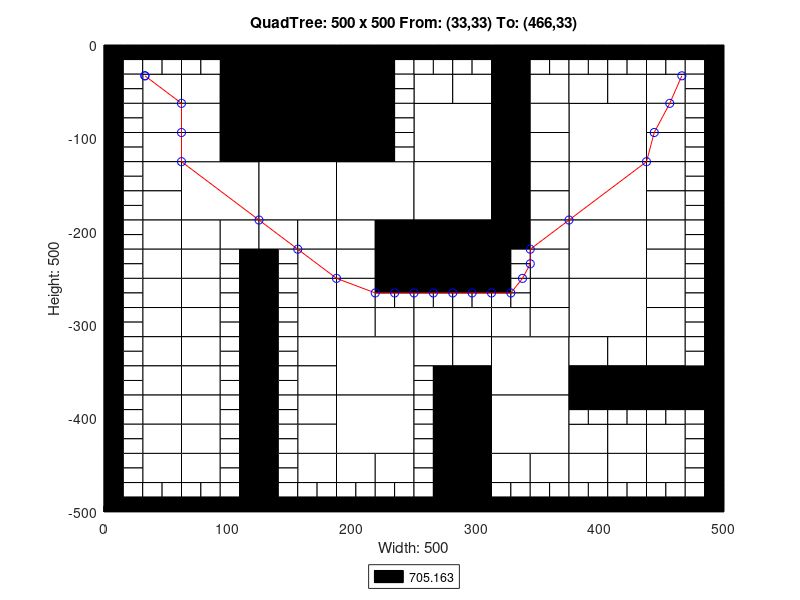

Reproduce this figure in MATLAB.
axis([0 500 -500 0]);
title('QuadTree: 500 x 500 From: (33,33) To: (466,33)');
xlabel('Width: 500');
ylabel('Height: 500');
rectangle('Position',[125 -62.5 62.5 62.5], 'FaceColor',[0 0 0]);
rectangle('Position',[125 -125 62.5 62.5], 'FaceColor',[0 0 0]);
rectangle('Position',[62.5 -187.5 62.5 62.5], 'FaceColor',[1 1 1]);
rectangle('Position',[125 -187.5 62.5 62.5], 'FaceColor',[1 1 1]);
rectangle('Position',[187.5 -187.5 62.5 62.5], 'FaceColor',[1 1 1]);
rectangle('Position',[250 -125 62.5 62.5], 'FaceColor',[1 1 1]);
rectangle('Position',[375 -125 62.5 62.5], 'FaceColor',[1 1 1]);
rectangle('Position',[250 -187.5 62.5 62.5], 'FaceColor',[1 1 1]);
rectangle('Position',[250 -250 62.5 62.5], 'FaceColor',[0 0 0]);
rectangle('Position',[375 -187.5 62.5 62.5], 'FaceColor',[1 1 1]);
rectangle('Position',[375 -250 62.5 62.5], 'FaceColor',[1 1 1]);
rectangle('Position',[187.5 -375 62.5 62.5], 'FaceColor',[1 1 1]);
rectangle('Position',[187.5 -437.5 62.5 62.5], 'FaceColor',[1 1 1]);
rectangle('Position',[312.5 -375 62.5 62.5], 'FaceColor',[1 1 1]);
rectangle('Position',[375 -312.5 62.5 62.5], 'FaceColor',[1 1 1]);
rectangle('Position',[312.5 -437.5 62.5 62.5], 'FaceColor',[1 1 1]);
rectangle('Position',[31.25 -62.5 31.25 31.25], 'FaceColor',[1 1 1]);
rectangle('Position',[93.75 -31.25 31.25 31.25], 'FaceColor',[0 0 0]);
rectangle('Position',[62.5 -62.5 31.25 31.25], 'FaceColor',[1 1 1]);
rectangle('Position',[93.75 -62.5 31.25 31.25], 'FaceColor',[0 0 0]);
rectangle('Position',[31.25 -93.75 31.25 31.25], 'FaceColor',[1 1 1]);
rectangle('Position',[31.25 -125 31.25 31.25], 'FaceColor',[1 1 1]);
rectangle('Position',[62.5 -93.75 31.25 31.25], 'FaceColor',[1 1 1]);
rectangle('Position',[93.75 -93.75 31.25 31.25], 'FaceColor',[0 0 0]);
rectangle('Position',[62.5 -125 31.25 31.25], 'FaceColor',[1 1 1]);
rectangle('Position',[93.75 -125 31.25 31.25], 'FaceColor',[0 0 0]);
rectangle('Position',[187.5 -31.25 31.25 31.25], 'FaceColor',[0 0 0]);
rectangle('Position',[187.5 -62.5 31.25 31.25], 'FaceColor',[0 0 0]);
rectangle('Position',[187.5 -93.75 31.25 31.25], 'FaceColor',[0 0 0]);
rectangle('Position',[187.5 -125 31.25 31.25], 'FaceColor',[0 0 0]);
rectangle('Position',[31.25 -156.25 31.25 31.25], 'FaceColor',[1 1 1]);
rectangle('Position',[31.25 -187.5 31.25 31.25], 'FaceColor',[1 1 1]);
rectangle('Position',[31.25 -218.75 31.25 31.25], 'FaceColor',[1 1 1]);
rectangle('Position',[31.25 -250 31.25 31.25], 'FaceColor',[1 1 1]);
rectangle('Position',[62.5 -218.75 31.25 31.25], 'FaceColor',[1 1 1]);
rectangle('Position',[93.75 -218.75 31.25 31.25], 'FaceColor',[1 1 1]);
rectangle('Position',[62.5 -250 31.25 31.25], 'FaceColor',[1 1 1]);
rectangle('Position',[125 -218.75 31.25 31.25], 'FaceColor',[1 1 1]);
rectangle('Position',[156.25 -218.75 31.25 31.25], 'FaceColor',[1 1 1]);
rectangle('Position',[156.25 -250 31.25 31.25], 'FaceColor',[1 1 1]);
rectangle('Position',[187.5 -218.75 31.25 31.25], 'FaceColor',[1 1 1]);
rectangle('Position',[218.75 -218.75 31.25 31.25], 'FaceColor',[0 0 0]);
rectangle('Position',[187.5 -250 31.25 31.25], 'FaceColor',[1 1 1]);
rectangle('Position',[218.75 -250 31.25 31.25], 'FaceColor',[0 0 0]);
rectangle('Position',[250 -62.5 31.25 31.25], 'FaceColor',[1 1 1]);
rectangle('Position',[281.25 -62.5 31.25 31.25], 'FaceColor',[1 1 1]);
rectangle('Position',[312.5 -31.25 31.25 31.25], 'FaceColor',[0 0 0]);
rectangle('Position',[312.5 -62.5 31.25 31.25], 'FaceColor',[0 0 0]);
rectangle('Position',[343.75 -62.5 31.25 31.25], 'FaceColor',[1 1 1]);
rectangle('Position',[312.5 -93.75 31.25 31.25], 'FaceColor',[0 0 0]);
rectangle('Position',[343.75 -93.75 31.25 31.25], 'FaceColor',[1 1 1]);
rectangle('Position',[312.5 -125 31.25 31.25], 'FaceColor',[0 0 0]);
rectangle('Position',[343.75 -125 31.25 31.25], 'FaceColor',[1 1 1]);
rectangle('Position',[375 -62.5 31.25 31.25], 'FaceColor',[1 1 1]);
rectangle('Position',[406.25 -62.5 31.25 31.25], 'FaceColor',[1 1 1]);
rectangle('Position',[437.5 -62.5 31.25 31.25], 'FaceColor',[1 1 1]);
rectangle('Position',[437.5 -93.75 31.25 31.25], 'FaceColor',[1 1 1]);
rectangle('Position',[437.5 -125 31.25 31.25], 'FaceColor',[1 1 1]);
rectangle('Position',[312.5 -156.25 31.25 31.25], 'FaceColor',[0 0 0]);
rectangle('Position',[343.75 -156.25 31.25 31.25], 'FaceColor',[1 1 1]);
rectangle('Position',[312.5 -187.5 31.25 31.25], 'FaceColor',[0 0 0]);
rectangle('Position',[343.75 -187.5 31.25 31.25], 'FaceColor',[1 1 1]);
rectangle('Position',[312.5 -218.75 31.25 31.25], 'FaceColor',[0 0 0]);
rectangle('Position',[343.75 -218.75 31.25 31.25], 'FaceColor',[1 1 1]);
rectangle('Position',[343.75 -250 31.25 31.25], 'FaceColor',[1 1 1]);
rectangle('Position',[437.5 -156.25 31.25 31.25], 'FaceColor',[1 1 1]);
rectangle('Position',[437.5 -187.5 31.25 31.25], 'FaceColor',[1 1 1]);
rectangle('Position',[437.5 -218.75 31.25 31.25], 'FaceColor',[1 1 1]);
rectangle('Position',[437.5 -250 31.25 31.25], 'FaceColor',[1 1 1]);
rectangle('Position',[31.25 -281.25 31.25 31.25], 'FaceColor',[1 1 1]);
rectangle('Position',[31.25 -312.5 31.25 31.25], 'FaceColor',[1 1 1]);
rectangle('Position',[62.5 -281.25 31.25 31.25], 'FaceColor',[1 1 1]);
rectangle('Position',[62.5 -312.5 31.25 31.25], 'FaceColor',[1 1 1]);
rectangle('Position',[31.25 -343.75 31.25 31.25], 'FaceColor',[1 1 1]);
rectangle('Position',[31.25 -375 31.25 31.25], 'FaceColor',[1 1 1]);
rectangle('Position',[62.5 -343.75 31.25 31.25], 'FaceColor',[1 1 1]);
rectangle('Position',[62.5 -375 31.25 31.25], 'FaceColor',[1 1 1]);
rectangle('Position',[156.25 -281.25 31.25 31.25], 'FaceColor',[1 1 1]);
rectangle('Position',[156.25 -312.5 31.25 31.25], 'FaceColor',[1 1 1]);
rectangle('Position',[187.5 -281.25 31.25 31.25], 'FaceColor',[1 1 1]);
rectangle('Position',[187.5 -312.5 31.25 31.25], 'FaceColor',[1 1 1]);
rectangle('Position',[218.75 -312.5 31.25 31.25], 'FaceColor',[1 1 1]);
rectangle('Position',[156.25 -343.75 31.25 31.25], 'FaceColor',[1 1 1]);
rectangle('Position',[156.25 -375 31.25 31.25], 'FaceColor',[1 1 1]);
rectangle('Position',[31.25 -406.25 31.25 31.25], 'FaceColor',[1 1 1]);
rectangle('Position',[31.25 -437.5 31.25 31.25], 'FaceColor',[1 1 1]);
rectangle('Position',[62.5 -406.25 31.25 31.25], 'FaceColor',[1 1 1]);
rectangle('Position',[62.5 -437.5 31.25 31.25], 'FaceColor',[1 1 1]);
rectangle('Position',[31.25 -468.75 31.25 31.25], 'FaceColor',[1 1 1]);
rectangle('Position',[62.5 -468.75 31.25 31.25], 'FaceColor',[1 1 1]);
rectangle('Position',[156.25 -406.25 31.25 31.25], 'FaceColor',[1 1 1]);
rectangle('Position',[156.25 -437.5 31.25 31.25], 'FaceColor',[1 1 1]);
rectangle('Position',[156.25 -468.75 31.25 31.25], 'FaceColor',[1 1 1]);
rectangle('Position',[187.5 -468.75 31.25 31.25], 'FaceColor',[1 1 1]);
rectangle('Position',[218.75 -468.75 31.25 31.25], 'FaceColor',[1 1 1]);
rectangle('Position',[250 -312.5 31.25 31.25], 'FaceColor',[1 1 1]);
rectangle('Position',[281.25 -312.5 31.25 31.25], 'FaceColor',[1 1 1]);
rectangle('Position',[343.75 -281.25 31.25 31.25], 'FaceColor',[1 1 1]);
rectangle('Position',[312.5 -312.5 31.25 31.25], 'FaceColor',[1 1 1]);
rectangle('Position',[343.75 -312.5 31.25 31.25], 'FaceColor',[1 1 1]);
rectangle('Position',[250 -343.75 31.25 31.25], 'FaceColor',[1 1 1]);
rectangle('Position',[281.25 -343.75 31.25 31.25], 'FaceColor',[1 1 1]);
rectangle('Position',[281.25 -375 31.25 31.25], 'FaceColor',[0 0 0]);
rectangle('Position',[437.5 -281.25 31.25 31.25], 'FaceColor',[1 1 1]);
rectangle('Position',[437.5 -312.5 31.25 31.25], 'FaceColor',[1 1 1]);
rectangle('Position',[375 -343.75 31.25 31.25], 'FaceColor',[1 1 1]);
rectangle('Position',[406.25 -343.75 31.25 31.25], 'FaceColor',[1 1 1]);
rectangle('Position',[375 -375 31.25 31.25], 'FaceColor',[0 0 0]);
rectangle('Position',[406.25 -375 31.25 31.25], 'FaceColor',[0 0 0]);
rectangle('Position',[437.5 -343.75 31.25 31.25], 'FaceColor',[1 1 1]);
rectangle('Position',[437.5 -375 31.25 31.25], 'FaceColor',[0 0 0]);
rectangle('Position',[468.75 -375 31.25 31.25], 'FaceColor',[0 0 0]);
rectangle('Position',[281.25 -406.25 31.25 31.25], 'FaceColor',[0 0 0]);
rectangle('Position',[281.25 -437.5 31.25 31.25], 'FaceColor',[0 0 0]);
rectangle('Position',[281.25 -468.75 31.25 31.25], 'FaceColor',[0 0 0]);
rectangle('Position',[281.25 -500 31.25 31.25], 'FaceColor',[0 0 0]);
rectangle('Position',[312.5 -468.75 31.25 31.25], 'FaceColor',[1 1 1]);
rectangle('Position',[343.75 -468.75 31.25 31.25], 'FaceColor',[1 1 1]);
rectangle('Position',[375 -437.5 31.25 31.25], 'FaceColor',[1 1 1]);
rectangle('Position',[406.25 -437.5 31.25 31.25], 'FaceColor',[1 1 1]);
rectangle('Position',[437.5 -437.5 31.25 31.25], 'FaceColor',[1 1 1]);
rectangle('Position',[375 -468.75 31.25 31.25], 'FaceColor',[1 1 1]);
rectangle('Position',[406.25 -468.75 31.25 31.25], 'FaceColor',[1 1 1]);
rectangle('Position',[437.5 -468.75 31.25 31.25], 'FaceColor',[1 1 1]);
rectangle('Position',[0 -15.625 15.625 15.625], 'FaceColor',[0 0 0]);
rectangle('Position',[15.625 -15.625 15.625 15.625], 'FaceColor',[0 0 0]);
rectangle('Position',[0 -31.25 15.625 15.625], 'FaceColor',[0 0 0]);
rectangle('Position',[15.625 -31.25 15.625 15.625], 'FaceColor',[1 1 1]);
rectangle('Position',[31.25 -15.625 15.625 15.625], 'FaceColor',[0 0 0]);
rectangle('Position',[46.875 -15.625 15.625 15.625], 'FaceColor',[0 0 0]);
rectangle('Position',[31.25 -31.25 15.625 15.625], 'FaceColor',[1 1 1]);
rectangle('Position',[46.875 -31.25 15.625 15.625], 'FaceColor',[1 1 1]);
rectangle('Position',[0 -46.875 15.625 15.625], 'FaceColor',[0 0 0]);
rectangle('Position',[15.625 -46.875 15.625 15.625], 'FaceColor',[1 1 1]);
rectangle('Position',[0 -62.5 15.625 15.625], 'FaceColor',[0 0 0]);
rectangle('Position',[15.625 -62.5 15.625 15.625], 'FaceColor',[1 1 1]);
rectangle('Position',[62.5 -15.625 15.625 15.625], 'FaceColor',[0 0 0]);
rectangle('Position',[78.125 -15.625 15.625 15.625], 'FaceColor',[0 0 0]);
rectangle('Position',[62.5 -31.25 15.625 15.625], 'FaceColor',[1 1 1]);
rectangle('Position',[78.125 -31.25 15.625 15.625], 'FaceColor',[1 1 1]);
rectangle('Position',[0 -78.125 15.625 15.625], 'FaceColor',[0 0 0]);
rectangle('Position',[15.625 -78.125 15.625 15.625], 'FaceColor',[1 1 1]);
rectangle('Position',[0 -93.75 15.625 15.625], 'FaceColor',[0 0 0]);
rectangle('Position',[15.625 -93.75 15.625 15.625], 'FaceColor',[1 1 1]);
rectangle('Position',[0 -109.375 15.625 15.625], 'FaceColor',[0 0 0]);
rectangle('Position',[15.625 -109.375 15.625 15.625], 'FaceColor',[1 1 1]);
rectangle('Position',[0 -125 15.625 15.625], 'FaceColor',[0 0 0]);
rectangle('Position',[15.625 -125 15.625 15.625], 'FaceColor',[1 1 1]);
rectangle('Position',[218.75 -15.625 15.625 15.625], 'FaceColor',[0 0 0]);
rectangle('Position',[234.375 -15.625 15.625 15.625], 'FaceColor',[0 0 0]);
rectangle('Position',[218.75 -31.25 15.625 15.625], 'FaceColor',[0 0 0]);
rectangle('Position',[234.375 -31.25 15.625 15.625], 'FaceColor',[1 1 1]);
rectangle('Position',[218.75 -46.875 15.625 15.625], 'FaceColor',[0 0 0]);
rectangle('Position',[234.375 -46.875 15.625 15.625], 'FaceColor',[1 1 1]);
rectangle('Position',[218.75 -62.5 15.625 15.625], 'FaceColor',[0 0 0]);
rectangle('Position',[234.375 -62.5 15.625 15.625], 'FaceColor',[1 1 1]);
rectangle('Position',[218.75 -78.125 15.625 15.625], 'FaceColor',[0 0 0]);
rectangle('Position',[234.375 -78.125 15.625 15.625], 'FaceColor',[1 1 1]);
rectangle('Position',[218.75 -93.75 15.625 15.625], 'FaceColor',[0 0 0]);
rectangle('Position',[234.375 -93.75 15.625 15.625], 'FaceColor',[1 1 1]);
rectangle('Position',[218.75 -109.375 15.625 15.625], 'FaceColor',[0 0 0]);
rectangle('Position',[234.375 -109.375 15.625 15.625], 'FaceColor',[1 1 1]);
rectangle('Position',[218.75 -125 15.625 15.625], 'FaceColor',[0 0 0]);
rectangle('Position',[234.375 -125 15.625 15.625], 'FaceColor',[1 1 1]);
rectangle('Position',[0 -140.625 15.625 15.625], 'FaceColor',[0 0 0]);
rectangle('Position',[15.625 -140.625 15.625 15.625], 'FaceColor',[1 1 1]);
rectangle('Position',[0 -156.25 15.625 15.625], 'FaceColor',[0 0 0]);
rectangle('Position',[15.625 -156.25 15.625 15.625], 'FaceColor',[1 1 1]);
rectangle('Position',[0 -171.875 15.625 15.625], 'FaceColor',[0 0 0]);
rectangle('Position',[15.625 -171.875 15.625 15.625], 'FaceColor',[1 1 1]);
rectangle('Position',[0 -187.5 15.625 15.625], 'FaceColor',[0 0 0]);
rectangle('Position',[15.625 -187.5 15.625 15.625], 'FaceColor',[1 1 1]);
rectangle('Position',[0 -203.125 15.625 15.625], 'FaceColor',[0 0 0]);
rectangle('Position',[15.625 -203.125 15.625 15.625], 'FaceColor',[1 1 1]);
rectangle('Position',[0 -218.75 15.625 15.625], 'FaceColor',[0 0 0]);
rectangle('Position',[15.625 -218.75 15.625 15.625], 'FaceColor',[1 1 1]);
rectangle('Position',[0 -234.375 15.625 15.625], 'FaceColor',[0 0 0]);
rectangle('Position',[15.625 -234.375 15.625 15.625], 'FaceColor',[1 1 1]);
rectangle('Position',[0 -250 15.625 15.625], 'FaceColor',[0 0 0]);
rectangle('Position',[15.625 -250 15.625 15.625], 'FaceColor',[1 1 1]);
rectangle('Position',[93.75 -234.375 15.625 15.625], 'FaceColor',[1 1 1]);
rectangle('Position',[109.375 -234.375 15.625 15.625], 'FaceColor',[0 0 0]);
rectangle('Position',[93.75 -250 15.625 15.625], 'FaceColor',[1 1 1]);
rectangle('Position',[109.375 -250 15.625 15.625], 'FaceColor',[0 0 0]);
rectangle('Position',[125 -234.375 15.625 15.625], 'FaceColor',[0 0 0]);
rectangle('Position',[140.625 -234.375 15.625 15.625], 'FaceColor',[1 1 1]);
rectangle('Position',[125 -250 15.625 15.625], 'FaceColor',[0 0 0]);
rectangle('Position',[140.625 -250 15.625 15.625], 'FaceColor',[1 1 1]);
rectangle('Position',[250 -15.625 15.625 15.625], 'FaceColor',[0 0 0]);
rectangle('Position',[265.625 -15.625 15.625 15.625], 'FaceColor',[0 0 0]);
rectangle('Position',[250 -31.25 15.625 15.625], 'FaceColor',[1 1 1]);
rectangle('Position',[265.625 -31.25 15.625 15.625], 'FaceColor',[1 1 1]);
rectangle('Position',[281.25 -15.625 15.625 15.625], 'FaceColor',[0 0 0]);
rectangle('Position',[296.875 -15.625 15.625 15.625], 'FaceColor',[0 0 0]);
rectangle('Position',[281.25 -31.25 15.625 15.625], 'FaceColor',[1 1 1]);
rectangle('Position',[296.875 -31.25 15.625 15.625], 'FaceColor',[1 1 1]);
rectangle('Position',[343.75 -15.625 15.625 15.625], 'FaceColor',[0 0 0]);
rectangle('Position',[359.375 -15.625 15.625 15.625], 'FaceColor',[0 0 0]);
rectangle('Position',[343.75 -31.25 15.625 15.625], 'FaceColor',[1 1 1]);
rectangle('Position',[359.375 -31.25 15.625 15.625], 'FaceColor',[1 1 1]);
rectangle('Position',[375 -15.625 15.625 15.625], 'FaceColor',[0 0 0]);
rectangle('Position',[390.625 -15.625 15.625 15.625], 'FaceColor',[0 0 0]);
rectangle('Position',[375 -31.25 15.625 15.625], 'FaceColor',[1 1 1]);
rectangle('Position',[390.625 -31.25 15.625 15.625], 'FaceColor',[1 1 1]);
rectangle('Position',[406.25 -15.625 15.625 15.625], 'FaceColor',[0 0 0]);
rectangle('Position',[421.875 -15.625 15.625 15.625], 'FaceColor',[0 0 0]);
rectangle('Position',[406.25 -31.25 15.625 15.625], 'FaceColor',[1 1 1]);
rectangle('Position',[421.875 -31.25 15.625 15.625], 'FaceColor',[1 1 1]);
rectangle('Position',[437.5 -15.625 15.625 15.625], 'FaceColor',[0 0 0]);
rectangle('Position',[453.125 -15.625 15.625 15.625], 'FaceColor',[0 0 0]);
rectangle('Position',[437.5 -31.25 15.625 15.625], 'FaceColor',[1 1 1]);
rectangle('Position',[453.125 -31.25 15.625 15.625], 'FaceColor',[1 1 1]);
rectangle('Position',[468.75 -15.625 15.625 15.625], 'FaceColor',[0 0 0]);
rectangle('Position',[484.375 -15.625 15.625 15.625], 'FaceColor',[0 0 0]);
rectangle('Position',[468.75 -31.25 15.625 15.625], 'FaceColor',[1 1 1]);
rectangle('Position',[484.375 -31.25 15.625 15.625], 'FaceColor',[0 0 0]);
rectangle('Position',[468.75 -46.875 15.625 15.625], 'FaceColor',[1 1 1]);
rectangle('Position',[484.375 -46.875 15.625 15.625], 'FaceColor',[0 0 0]);
rectangle('Position',[468.75 -62.5 15.625 15.625], 'FaceColor',[1 1 1]);
rectangle('Position',[484.375 -62.5 15.625 15.625], 'FaceColor',[0 0 0]);
rectangle('Position',[468.75 -78.125 15.625 15.625], 'FaceColor',[1 1 1]);
rectangle('Position',[484.375 -78.125 15.625 15.625], 'FaceColor',[0 0 0]);
rectangle('Position',[468.75 -93.75 15.625 15.625], 'FaceColor',[1 1 1]);
rectangle('Position',[484.375 -93.75 15.625 15.625], 'FaceColor',[0 0 0]);
rectangle('Position',[468.75 -109.375 15.625 15.625], 'FaceColor',[1 1 1]);
rectangle('Position',[484.375 -109.375 15.625 15.625], 'FaceColor',[0 0 0]);
rectangle('Position',[468.75 -125 15.625 15.625], 'FaceColor',[1 1 1]);
rectangle('Position',[484.375 -125 15.625 15.625], 'FaceColor',[0 0 0]);
rectangle('Position',[312.5 -234.375 15.625 15.625], 'FaceColor',[0 0 0]);
rectangle('Position',[328.125 -234.375 15.625 15.625], 'FaceColor',[1 1 1]);
rectangle('Position',[312.5 -250 15.625 15.625], 'FaceColor',[0 0 0]);
rectangle('Position',[328.125 -250 15.625 15.625], 'FaceColor',[1 1 1]);
rectangle('Position',[468.75 -140.625 15.625 15.625], 'FaceColor',[1 1 1]);
rectangle('Position',[484.375 -140.625 15.625 15.625], 'FaceColor',[0 0 0]);
rectangle('Position',[468.75 -156.25 15.625 15.625], 'FaceColor',[1 1 1]);
rectangle('Position',[484.375 -156.25 15.625 15.625], 'FaceColor',[0 0 0]);
rectangle('Position',[468.75 -171.875 15.625 15.625], 'FaceColor',[1 1 1]);
rectangle('Position',[484.375 -171.875 15.625 15.625], 'FaceColor',[0 0 0]);
rectangle('Position',[468.75 -187.5 15.625 15.625], 'FaceColor',[1 1 1]);
rectangle('Position',[484.375 -187.5 15.625 15.625], 'FaceColor',[0 0 0]);
rectangle('Position',[468.75 -203.125 15.625 15.625], 'FaceColor',[1 1 1]);
rectangle('Position',[484.375 -203.125 15.625 15.625], 'FaceColor',[0 0 0]);
rectangle('Position',[468.75 -218.75 15.625 15.625], 'FaceColor',[1 1 1]);
rectangle('Position',[484.375 -218.75 15.625 15.625], 'FaceColor',[0 0 0]);
rectangle('Position',[468.75 -234.375 15.625 15.625], 'FaceColor',[1 1 1]);
rectangle('Position',[484.375 -234.375 15.625 15.625], 'FaceColor',[0 0 0]);
rectangle('Position',[468.75 -250 15.625 15.625], 'FaceColor',[1 1 1]);
rectangle('Position',[484.375 -250 15.625 15.625], 'FaceColor',[0 0 0]);
rectangle('Position',[0 -265.625 15.625 15.625], 'FaceColor',[0 0 0]);
rectangle('Position',[15.625 -265.625 15.625 15.625], 'FaceColor',[1 1 1]);
rectangle('Position',[0 -281.25 15.625 15.625], 'FaceColor',[0 0 0]);
rectangle('Position',[15.625 -281.25 15.625 15.625], 'FaceColor',[1 1 1]);
rectangle('Position',[0 -296.875 15.625 15.625], 'FaceColor',[0 0 0]);
rectangle('Position',[15.625 -296.875 15.625 15.625], 'FaceColor',[1 1 1]);
rectangle('Position',[0 -312.5 15.625 15.625], 'FaceColor',[0 0 0]);
rectangle('Position',[15.625 -312.5 15.625 15.625], 'FaceColor',[1 1 1]);
rectangle('Position',[93.75 -265.625 15.625 15.625], 'FaceColor',[1 1 1]);
rectangle('Position',[109.375 -265.625 15.625 15.625], 'FaceColor',[0 0 0]);
rectangle('Position',[93.75 -281.25 15.625 15.625], 'FaceColor',[1 1 1]);
rectangle('Position',[109.375 -281.25 15.625 15.625], 'FaceColor',[0 0 0]);
rectangle('Position',[93.75 -296.875 15.625 15.625], 'FaceColor',[1 1 1]);
rectangle('Position',[109.375 -296.875 15.625 15.625], 'FaceColor',[0 0 0]);
rectangle('Position',[93.75 -312.5 15.625 15.625], 'FaceColor',[1 1 1]);
rectangle('Position',[109.375 -312.5 15.625 15.625], 'FaceColor',[0 0 0]);
rectangle('Position',[0 -328.125 15.625 15.625], 'FaceColor',[0 0 0]);
rectangle('Position',[15.625 -328.125 15.625 15.625], 'FaceColor',[1 1 1]);
rectangle('Position',[0 -343.75 15.625 15.625], 'FaceColor',[0 0 0]);
rectangle('Position',[15.625 -343.75 15.625 15.625], 'FaceColor',[1 1 1]);
rectangle('Position',[0 -359.375 15.625 15.625], 'FaceColor',[0 0 0]);
rectangle('Position',[15.625 -359.375 15.625 15.625], 'FaceColor',[1 1 1]);
rectangle('Position',[0 -375 15.625 15.625], 'FaceColor',[0 0 0]);
rectangle('Position',[15.625 -375 15.625 15.625], 'FaceColor',[1 1 1]);
rectangle('Position',[93.75 -328.125 15.625 15.625], 'FaceColor',[1 1 1]);
rectangle('Position',[109.375 -328.125 15.625 15.625], 'FaceColor',[0 0 0]);
rectangle('Position',[93.75 -343.75 15.625 15.625], 'FaceColor',[1 1 1]);
rectangle('Position',[109.375 -343.75 15.625 15.625], 'FaceColor',[0 0 0]);
rectangle('Position',[93.75 -359.375 15.625 15.625], 'FaceColor',[1 1 1]);
rectangle('Position',[109.375 -359.375 15.625 15.625], 'FaceColor',[0 0 0]);
rectangle('Position',[93.75 -375 15.625 15.625], 'FaceColor',[1 1 1]);
rectangle('Position',[109.375 -375 15.625 15.625], 'FaceColor',[0 0 0]);
rectangle('Position',[125 -265.625 15.625 15.625], 'FaceColor',[0 0 0]);
rectangle('Position',[140.625 -265.625 15.625 15.625], 'FaceColor',[1 1 1]);
rectangle('Position',[125 -281.25 15.625 15.625], 'FaceColor',[0 0 0]);
rectangle('Position',[140.625 -281.25 15.625 15.625], 'FaceColor',[1 1 1]);
rectangle('Position',[125 -296.875 15.625 15.625], 'FaceColor',[0 0 0]);
rectangle('Position',[140.625 -296.875 15.625 15.625], 'FaceColor',[1 1 1]);
rectangle('Position',[125 -312.5 15.625 15.625], 'FaceColor',[0 0 0]);
rectangle('Position',[140.625 -312.5 15.625 15.625], 'FaceColor',[1 1 1]);
rectangle('Position',[218.75 -265.625 15.625 15.625], 'FaceColor',[0 0 0]);
rectangle('Position',[234.375 -265.625 15.625 15.625], 'FaceColor',[0 0 0]);
rectangle('Position',[218.75 -281.25 15.625 15.625], 'FaceColor',[1 1 1]);
rectangle('Position',[234.375 -281.25 15.625 15.625], 'FaceColor',[1 1 1]);
rectangle('Position',[125 -328.125 15.625 15.625], 'FaceColor',[0 0 0]);
rectangle('Position',[140.625 -328.125 15.625 15.625], 'FaceColor',[1 1 1]);
rectangle('Position',[125 -343.75 15.625 15.625], 'FaceColor',[0 0 0]);
rectangle('Position',[140.625 -343.75 15.625 15.625], 'FaceColor',[1 1 1]);
rectangle('Position',[125 -359.375 15.625 15.625], 'FaceColor',[0 0 0]);
rectangle('Position',[140.625 -359.375 15.625 15.625], 'FaceColor',[1 1 1]);
rectangle('Position',[125 -375 15.625 15.625], 'FaceColor',[0 0 0]);
rectangle('Position',[140.625 -375 15.625 15.625], 'FaceColor',[1 1 1]);
rectangle('Position',[0 -390.625 15.625 15.625], 'FaceColor',[0 0 0]);
rectangle('Position',[15.625 -390.625 15.625 15.625], 'FaceColor',[1 1 1]);
rectangle('Position',[0 -406.25 15.625 15.625], 'FaceColor',[0 0 0]);
rectangle('Position',[15.625 -406.25 15.625 15.625], 'FaceColor',[1 1 1]);
rectangle('Position',[0 -421.875 15.625 15.625], 'FaceColor',[0 0 0]);
rectangle('Position',[15.625 -421.875 15.625 15.625], 'FaceColor',[1 1 1]);
rectangle('Position',[0 -437.5 15.625 15.625], 'FaceColor',[0 0 0]);
rectangle('Position',[15.625 -437.5 15.625 15.625], 'FaceColor',[1 1 1]);
rectangle('Position',[93.75 -390.625 15.625 15.625], 'FaceColor',[1 1 1]);
rectangle('Position',[109.375 -390.625 15.625 15.625], 'FaceColor',[0 0 0]);
rectangle('Position',[93.75 -406.25 15.625 15.625], 'FaceColor',[1 1 1]);
rectangle('Position',[109.375 -406.25 15.625 15.625], 'FaceColor',[0 0 0]);
rectangle('Position',[93.75 -421.875 15.625 15.625], 'FaceColor',[1 1 1]);
rectangle('Position',[109.375 -421.875 15.625 15.625], 'FaceColor',[0 0 0]);
rectangle('Position',[93.75 -437.5 15.625 15.625], 'FaceColor',[1 1 1]);
rectangle('Position',[109.375 -437.5 15.625 15.625], 'FaceColor',[0 0 0]);
rectangle('Position',[0 -453.125 15.625 15.625], 'FaceColor',[0 0 0]);
rectangle('Position',[15.625 -453.125 15.625 15.625], 'FaceColor',[1 1 1]);
rectangle('Position',[0 -468.75 15.625 15.625], 'FaceColor',[0 0 0]);
rectangle('Position',[15.625 -468.75 15.625 15.625], 'FaceColor',[1 1 1]);
rectangle('Position',[0 -484.375 15.625 15.625], 'FaceColor',[0 0 0]);
rectangle('Position',[15.625 -484.375 15.625 15.625], 'FaceColor',[1 1 1]);
rectangle('Position',[0 -500 15.625 15.625], 'FaceColor',[0 0 0]);
rectangle('Position',[15.625 -500 15.625 15.625], 'FaceColor',[0 0 0]);
rectangle('Position',[31.25 -484.375 15.625 15.625], 'FaceColor',[1 1 1]);
rectangle('Position',[46.875 -484.375 15.625 15.625], 'FaceColor',[1 1 1]);
rectangle('Position',[31.25 -500 15.625 15.625], 'FaceColor',[0 0 0]);
rectangle('Position',[46.875 -500 15.625 15.625], 'FaceColor',[0 0 0]);
rectangle('Position',[93.75 -453.125 15.625 15.625], 'FaceColor',[1 1 1]);
rectangle('Position',[109.375 -453.125 15.625 15.625], 'FaceColor',[0 0 0]);
rectangle('Position',[93.75 -468.75 15.625 15.625], 'FaceColor',[1 1 1]);
rectangle('Position',[109.375 -468.75 15.625 15.625], 'FaceColor',[0 0 0]);
rectangle('Position',[62.5 -484.375 15.625 15.625], 'FaceColor',[1 1 1]);
rectangle('Position',[78.125 -484.375 15.625 15.625], 'FaceColor',[1 1 1]);
rectangle('Position',[62.5 -500 15.625 15.625], 'FaceColor',[0 0 0]);
rectangle('Position',[78.125 -500 15.625 15.625], 'FaceColor',[0 0 0]);
rectangle('Position',[93.75 -484.375 15.625 15.625], 'FaceColor',[1 1 1]);
rectangle('Position',[109.375 -484.375 15.625 15.625], 'FaceColor',[0 0 0]);
rectangle('Position',[93.75 -500 15.625 15.625], 'FaceColor',[0 0 0]);
rectangle('Position',[109.375 -500 15.625 15.625], 'FaceColor',[0 0 0]);
rectangle('Position',[125 -390.625 15.625 15.625], 'FaceColor',[0 0 0]);
rectangle('Position',[140.625 -390.625 15.625 15.625], 'FaceColor',[1 1 1]);
rectangle('Position',[125 -406.25 15.625 15.625], 'FaceColor',[0 0 0]);
rectangle('Position',[140.625 -406.25 15.625 15.625], 'FaceColor',[1 1 1]);
rectangle('Position',[125 -421.875 15.625 15.625], 'FaceColor',[0 0 0]);
rectangle('Position',[140.625 -421.875 15.625 15.625], 'FaceColor',[1 1 1]);
rectangle('Position',[125 -437.5 15.625 15.625], 'FaceColor',[0 0 0]);
rectangle('Position',[140.625 -437.5 15.625 15.625], 'FaceColor',[1 1 1]);
rectangle('Position',[125 -453.125 15.625 15.625], 'FaceColor',[0 0 0]);
rectangle('Position',[140.625 -453.125 15.625 15.625], 'FaceColor',[1 1 1]);
rectangle('Position',[125 -468.75 15.625 15.625], 'FaceColor',[0 0 0]);
rectangle('Position',[140.625 -468.75 15.625 15.625], 'FaceColor',[1 1 1]);
rectangle('Position',[125 -484.375 15.625 15.625], 'FaceColor',[0 0 0]);
rectangle('Position',[140.625 -484.375 15.625 15.625], 'FaceColor',[1 1 1]);
rectangle('Position',[125 -500 15.625 15.625], 'FaceColor',[0 0 0]);
rectangle('Position',[140.625 -500 15.625 15.625], 'FaceColor',[0 0 0]);
rectangle('Position',[156.25 -484.375 15.625 15.625], 'FaceColor',[1 1 1]);
rectangle('Position',[171.875 -484.375 15.625 15.625], 'FaceColor',[1 1 1]);
rectangle('Position',[156.25 -500 15.625 15.625], 'FaceColor',[0 0 0]);
rectangle('Position',[171.875 -500 15.625 15.625], 'FaceColor',[0 0 0]);
rectangle('Position',[187.5 -484.375 15.625 15.625], 'FaceColor',[1 1 1]);
rectangle('Position',[203.125 -484.375 15.625 15.625], 'FaceColor',[1 1 1]);
rectangle('Position',[187.5 -500 15.625 15.625], 'FaceColor',[0 0 0]);
rectangle('Position',[203.125 -500 15.625 15.625], 'FaceColor',[0 0 0]);
rectangle('Position',[218.75 -484.375 15.625 15.625], 'FaceColor',[1 1 1]);
rectangle('Position',[234.375 -484.375 15.625 15.625], 'FaceColor',[1 1 1]);
rectangle('Position',[218.75 -500 15.625 15.625], 'FaceColor',[0 0 0]);
rectangle('Position',[234.375 -500 15.625 15.625], 'FaceColor',[0 0 0]);
rectangle('Position',[250 -265.625 15.625 15.625], 'FaceColor',[0 0 0]);
rectangle('Position',[265.625 -265.625 15.625 15.625], 'FaceColor',[0 0 0]);
rectangle('Position',[250 -281.25 15.625 15.625], 'FaceColor',[1 1 1]);
rectangle('Position',[265.625 -281.25 15.625 15.625], 'FaceColor',[1 1 1]);
rectangle('Position',[281.25 -265.625 15.625 15.625], 'FaceColor',[0 0 0]);
rectangle('Position',[296.875 -265.625 15.625 15.625], 'FaceColor',[0 0 0]);
rectangle('Position',[281.25 -281.25 15.625 15.625], 'FaceColor',[1 1 1]);
rectangle('Position',[296.875 -281.25 15.625 15.625], 'FaceColor',[1 1 1]);
rectangle('Position',[312.5 -265.625 15.625 15.625], 'FaceColor',[0 0 0]);
rectangle('Position',[328.125 -265.625 15.625 15.625], 'FaceColor',[1 1 1]);
rectangle('Position',[312.5 -281.25 15.625 15.625], 'FaceColor',[1 1 1]);
rectangle('Position',[328.125 -281.25 15.625 15.625], 'FaceColor',[1 1 1]);
rectangle('Position',[250 -359.375 15.625 15.625], 'FaceColor',[1 1 1]);
rectangle('Position',[265.625 -359.375 15.625 15.625], 'FaceColor',[0 0 0]);
rectangle('Position',[250 -375 15.625 15.625], 'FaceColor',[1 1 1]);
rectangle('Position',[265.625 -375 15.625 15.625], 'FaceColor',[0 0 0]);
rectangle('Position',[468.75 -265.625 15.625 15.625], 'FaceColor',[1 1 1]);
rectangle('Position',[484.375 -265.625 15.625 15.625], 'FaceColor',[0 0 0]);
rectangle('Position',[468.75 -281.25 15.625 15.625], 'FaceColor',[1 1 1]);
rectangle('Position',[484.375 -281.25 15.625 15.625], 'FaceColor',[0 0 0]);
rectangle('Position',[468.75 -296.875 15.625 15.625], 'FaceColor',[1 1 1]);
rectangle('Position',[484.375 -296.875 15.625 15.625], 'FaceColor',[0 0 0]);
rectangle('Position',[468.75 -312.5 15.625 15.625], 'FaceColor',[1 1 1]);
rectangle('Position',[484.375 -312.5 15.625 15.625], 'FaceColor',[0 0 0]);
rectangle('Position',[468.75 -328.125 15.625 15.625], 'FaceColor',[1 1 1]);
rectangle('Position',[484.375 -328.125 15.625 15.625], 'FaceColor',[0 0 0]);
rectangle('Position',[468.75 -343.75 15.625 15.625], 'FaceColor',[1 1 1]);
rectangle('Position',[484.375 -343.75 15.625 15.625], 'FaceColor',[0 0 0]);
rectangle('Position',[250 -390.625 15.625 15.625], 'FaceColor',[1 1 1]);
rectangle('Position',[265.625 -390.625 15.625 15.625], 'FaceColor',[0 0 0]);
rectangle('Position',[250 -406.25 15.625 15.625], 'FaceColor',[1 1 1]);
rectangle('Position',[265.625 -406.25 15.625 15.625], 'FaceColor',[0 0 0]);
rectangle('Position',[250 -421.875 15.625 15.625], 'FaceColor',[1 1 1]);
rectangle('Position',[265.625 -421.875 15.625 15.625], 'FaceColor',[0 0 0]);
rectangle('Position',[250 -437.5 15.625 15.625], 'FaceColor',[1 1 1]);
rectangle('Position',[265.625 -437.5 15.625 15.625], 'FaceColor',[0 0 0]);
rectangle('Position',[250 -453.125 15.625 15.625], 'FaceColor',[1 1 1]);
rectangle('Position',[265.625 -453.125 15.625 15.625], 'FaceColor',[0 0 0]);
rectangle('Position',[250 -468.75 15.625 15.625], 'FaceColor',[1 1 1]);
rectangle('Position',[265.625 -468.75 15.625 15.625], 'FaceColor',[0 0 0]);
rectangle('Position',[250 -484.375 15.625 15.625], 'FaceColor',[1 1 1]);
rectangle('Position',[265.625 -484.375 15.625 15.625], 'FaceColor',[0 0 0]);
rectangle('Position',[250 -500 15.625 15.625], 'FaceColor',[0 0 0]);
rectangle('Position',[265.625 -500 15.625 15.625], 'FaceColor',[0 0 0]);
rectangle('Position',[312.5 -484.375 15.625 15.625], 'FaceColor',[1 1 1]);
rectangle('Position',[328.125 -484.375 15.625 15.625], 'FaceColor',[1 1 1]);
rectangle('Position',[312.5 -500 15.625 15.625], 'FaceColor',[0 0 0]);
rectangle('Position',[328.125 -500 15.625 15.625], 'FaceColor',[0 0 0]);
rectangle('Position',[343.75 -484.375 15.625 15.625], 'FaceColor',[1 1 1]);
rectangle('Position',[359.375 -484.375 15.625 15.625], 'FaceColor',[1 1 1]);
rectangle('Position',[343.75 -500 15.625 15.625], 'FaceColor',[0 0 0]);
rectangle('Position',[359.375 -500 15.625 15.625], 'FaceColor',[0 0 0]);
rectangle('Position',[375 -390.625 15.625 15.625], 'FaceColor',[0 0 0]);
rectangle('Position',[390.625 -390.625 15.625 15.625], 'FaceColor',[0 0 0]);
rectangle('Position',[375 -406.25 15.625 15.625], 'FaceColor',[1 1 1]);
rectangle('Position',[390.625 -406.25 15.625 15.625], 'FaceColor',[1 1 1]);
rectangle('Position',[406.25 -390.625 15.625 15.625], 'FaceColor',[0 0 0]);
rectangle('Position',[421.875 -390.625 15.625 15.625], 'FaceColor',[0 0 0]);
rectangle('Position',[406.25 -406.25 15.625 15.625], 'FaceColor',[1 1 1]);
rectangle('Position',[421.875 -406.25 15.625 15.625], 'FaceColor',[1 1 1]);
rectangle('Position',[437.5 -390.625 15.625 15.625], 'FaceColor',[0 0 0]);
rectangle('Position',[453.125 -390.625 15.625 15.625], 'FaceColor',[0 0 0]);
rectangle('Position',[437.5 -406.25 15.625 15.625], 'FaceColor',[1 1 1]);
rectangle('Position',[453.125 -406.25 15.625 15.625], 'FaceColor',[1 1 1]);
rectangle('Position',[468.75 -390.625 15.625 15.625], 'FaceColor',[0 0 0]);
rectangle('Position',[484.375 -390.625 15.625 15.625], 'FaceColor',[0 0 0]);
rectangle('Position',[468.75 -406.25 15.625 15.625], 'FaceColor',[1 1 1]);
rectangle('Position',[484.375 -406.25 15.625 15.625], 'FaceColor',[0 0 0]);
rectangle('Position',[468.75 -421.875 15.625 15.625], 'FaceColor',[1 1 1]);
rectangle('Position',[484.375 -421.875 15.625 15.625], 'FaceColor',[0 0 0]);
rectangle('Position',[468.75 -437.5 15.625 15.625], 'FaceColor',[1 1 1]);
rectangle('Position',[484.375 -437.5 15.625 15.625], 'FaceColor',[0 0 0]);
rectangle('Position',[375 -484.375 15.625 15.625], 'FaceColor',[1 1 1]);
rectangle('Position',[390.625 -484.375 15.625 15.625], 'FaceColor',[1 1 1]);
rectangle('Position',[375 -500 15.625 15.625], 'FaceColor',[0 0 0]);
rectangle('Position',[390.625 -500 15.625 15.625], 'FaceColor',[0 0 0]);
rectangle('Position',[406.25 -484.375 15.625 15.625], 'FaceColor',[1 1 1]);
rectangle('Position',[421.875 -484.375 15.625 15.625], 'FaceColor',[1 1 1]);
rectangle('Position',[406.25 -500 15.625 15.625], 'FaceColor',[0 0 0]);
rectangle('Position',[421.875 -500 15.625 15.625], 'FaceColor',[0 0 0]);
rectangle('Position',[468.75 -453.125 15.625 15.625], 'FaceColor',[1 1 1]);
rectangle('Position',[484.375 -453.125 15.625 15.625], 'FaceColor',[0 0 0]);
rectangle('Position',[468.75 -468.75 15.625 15.625], 'FaceColor',[1 1 1]);
rectangle('Position',[484.375 -468.75 15.625 15.625], 'FaceColor',[0 0 0]);
rectangle('Position',[437.5 -484.375 15.625 15.625], 'FaceColor',[1 1 1]);
rectangle('Position',[453.125 -484.375 15.625 15.625], 'FaceColor',[1 1 1]);
rectangle('Position',[437.5 -500 15.625 15.625], 'FaceColor',[0 0 0]);
rectangle('Position',[453.125 -500 15.625 15.625], 'FaceColor',[0 0 0]);
rectangle('Position',[468.75 -484.375 15.625 15.625], 'FaceColor',[1 1 1]);
rectangle('Position',[484.375 -484.375 15.625 15.625], 'FaceColor',[0 0 0]);
rectangle('Position',[468.75 -500 15.625 15.625], 'FaceColor',[0 0 0]);
rectangle('Position',[484.375 -500 15.625 15.625], 'FaceColor',[0 0 0]);
X=[466,456.25,443.75,437.5,375,343.75,343.75,337.5,328.125,312.5,296.875,281.25,265.625,250,234.375,218.75,187.5,156.25,125,62.5,62.5,62.5,33,33];
Y=[-33,-62.5,-93.75,-125,-187.5,-218.75,-234.375,-250,-265.625,-265.625,-265.625,-265.625,-265.625,-265.625,-265.625,-265.625,-250,-218.75,-187.5,-125,-93.75,-62.5,-33,-33];
hold on;
plot(X,Y,'r');
plot(X,Y,'bo');
legend('705.163','Location','southoutside');
